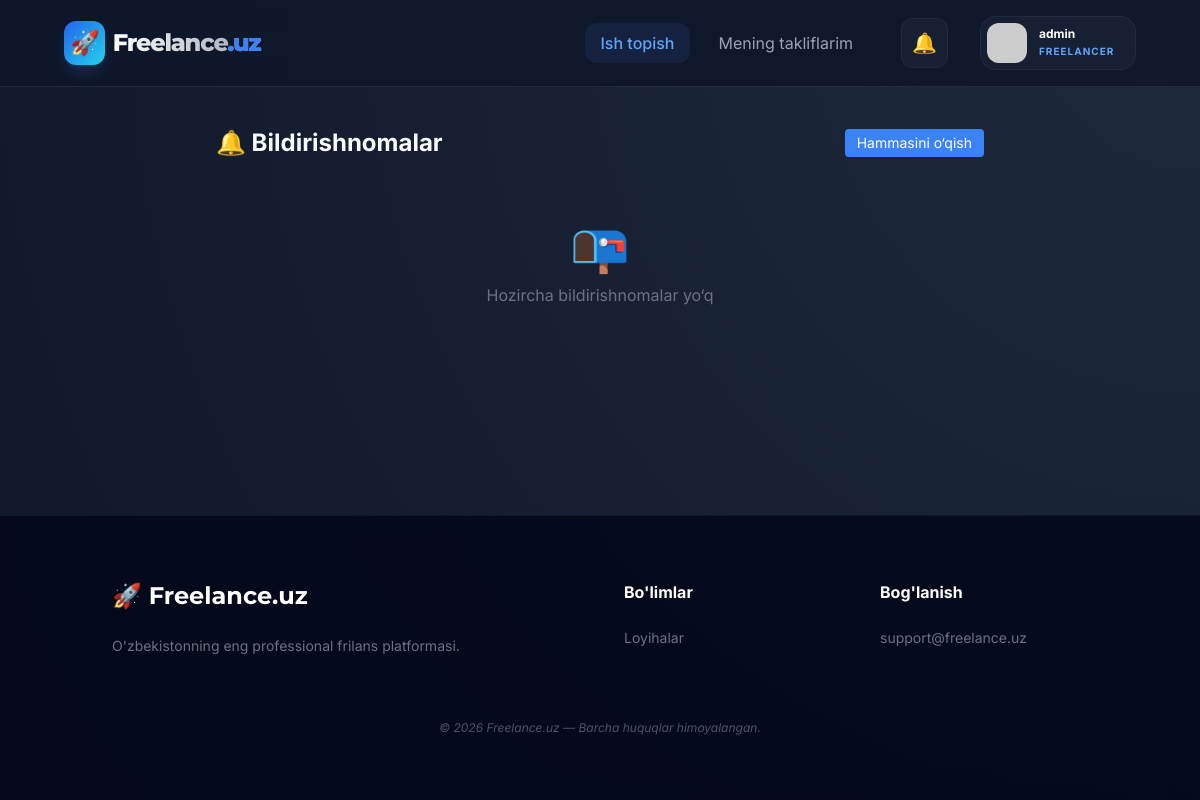
/notifications/ (signed in), run on an earlier commit of the app's database.
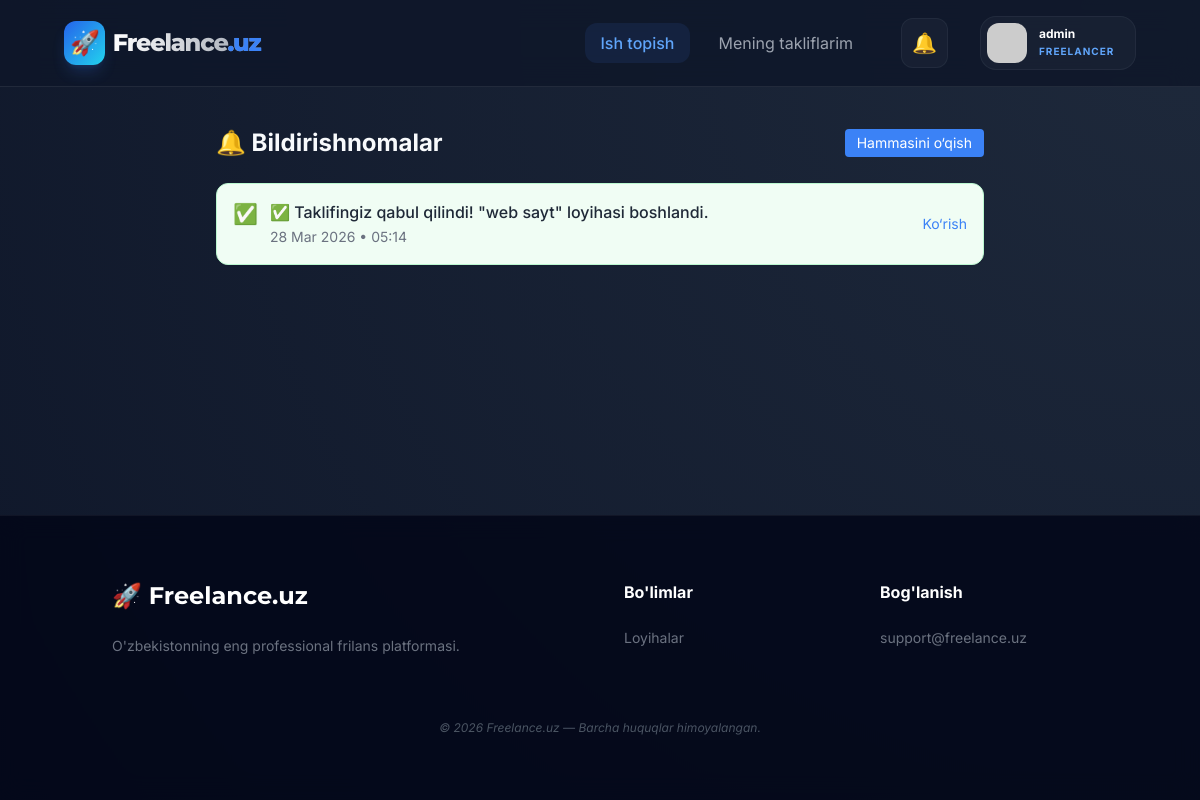
And on a later commit of the database.
### notifications/models.py (models this page shows, shortened)
class Notification(models.Model):
    class Type(models.TextChoices):
        OFFER_RECEIVED  = 'OFFER_RECEIVED',  'Yangi taklif keldi'
        OFFER_ACCEPTED  = 'OFFER_ACCEPTED',  'Taklif qabul qilindi'
        OFFER_REJECTED  = 'OFFER_REJECTED',  'Taklif rad etildi'
        DEADLINE_SOON   = 'DEADLINE_SOON',   'Muddat yaqinlashmoqda'
        DEADLINE_PASSED = 'DEADLINE_PASSED', 'Muddat o\'tdi'
        ORDER_COMPLETED = 'ORDER_COMPLETED', 'Ish tugatildi'
        MESSAGE         = 'MESSAGE',         'Yangi xabar'
    user = models.ForeignKey(settings.AUTH_USER_MODEL, on_delete=models.CASCADE, related_name='notifications')
    type = models.CharField(max_length=30, choices=Type.choices)
    message = models.TextField()
    is_read = models.BooleanField(default=False)
    created_at = models.DateTimeField(auto_now_add=True)
    link = models.CharField(max_length=255, blank=True)
    class Meta:
        ordering = ['-created_at']

### notifications/views.py (the view)
# urls.py: path('',                views.NotificationListView.as_view(), name='list'),
class NotificationListView(LoginRequiredMixin, View):
    login_url = 'accounts:login'
    def get(self, request):
        notifications = Notification.objects.filter(user=request.user).order_by('-created_at')
        unread_count = notifications.filter(is_read=False).count()
        notifications.filter(is_read=False).update(is_read=True)
        context = {
            'notifications': notifications,
            'unread_count': unread_count,
        }
        return render(request, 'notifications/list.html', context)

### notifications/templatetags/notification_tags.py (called while the page is built)
@register.simple_tag
def get_unread_notifications(user):
    return Notification.objects.filter(user=user, is_read=False).order_by('-created_at')[:10]

@register.simple_tag
def get_unread_count(user):
    return Notification.objects.filter(user=user, is_read=False).count()

### templates/notifications/list.html (shortened to what this page needs)
{% extends 'base.html' %}
{% block content %}
<div class="max-w-3xl mx-auto">
    <div class="flex justify-between items-center mb-6">
        <h2 class="text-2xl font-bold">🔔 Bildirishnomalar</h2>
        <form method="POST" action="{% url 'notifications:mark_all_read' %}">
            <button class="text-sm bg-blue-500 text-white px-3 py-1 rounded hover:bg-blue-600">
                Hammasini o‘qish
            </button>
        </form>
    </div>
    <div class="space-y-3">
        {% for notif in notifications %}
        <div class="group flex justify-between items-center p-4 rounded-xl shadow-sm border transition hover:shadow-md
        {% if notif.type == 'OFFER_ACCEPTED' %}bg-green-50 border-green-200
        {% elif notif.type == 'OFFER_REJECTED' %}bg-red-50 border-red-200
        {% elif notif.type == 'OFFER_RECEIVED' %}bg-blue-50 border-blue-200
        {% elif notif.type == 'DEADLINE_SOON' %}bg-yellow-50 border-yellow-200
        {% elif notif.type == 'DEADLINE_PASSED' %}bg-orange-50 border-orange-200
        {% else %}bg-white{% endif %}
        ">
            <div class="flex items-start gap-3">
                <div class="text-xl">
                    {% if notif.type == 'OFFER_ACCEPTED' %}✅
                    {% elif notif.type == 'OFFER_REJECTED' %}❌
                    {% elif notif.type == 'OFFER_RECEIVED' %}📩
                    {% elif notif.type == 'DEADLINE_SOON' %}⏳
                    {% elif notif.type == 'DEADLINE_PASSED' %}⚠️
                    {% else %}🔔
                    {% endif %}
                </div>
                <div>
                    <p class="font-medium text-gray-800">
                        {{ notif.message }}
                    </p>
                    <span class="text-sm text-gray-500">
                        {{ notif.created_at|date:"d M Y • H:i" }}
                    </span>
                </div>
            </div>
            <div class="flex items-center gap-3">
                {% if notif.link %}
                <a href="{{ notif.link }}"
                   class="text-blue-500 text-sm hover:underline">
                    Ko‘rish
                </a>
                {% endif %}
            </div>
        </div>
        {% empty %}
        <div class="text-center py-10 text-gray-500">
            <div class="text-5xl mb-3">📭</div>
            <p>Hozircha bildirishnomalar yo‘q</p>
        </div>
        {% endfor %}
    </div>
</div>
{% endblock %}

What changed in the data, as far as the page shows it:
added Notification: message "✅ Taklifingiz qabul qilindi! \"web sayt\" loyihasi boshlandi.", created_at "28 Mar 2026 • 05:14"
Also different on the page:
text no longer shown: "📭 Hozircha bildirishnomalar yo‘q"
